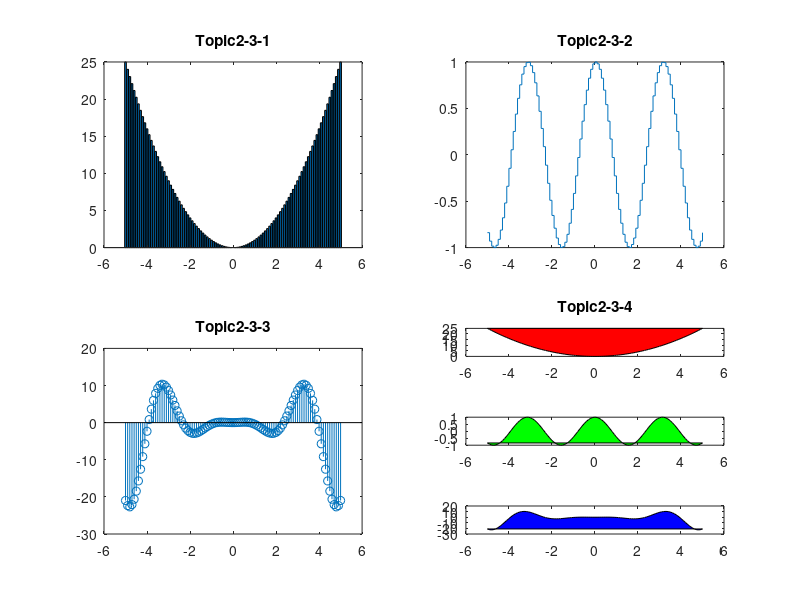

Source code (MATLAB):
function []=Topic_2()
subplot(1,1,1);
x=-5:0.1:5;
y1=x.^2;
y2=cos(2*x);
y3=y1.*y2;
plot(x,y1,x,y2,x,y3);
title('Topic2-1');
legend('y1','y2','y3');
pause;
subplot(3,1,1);
plot(x,y1);
title('Topic2-2-1');
legend('y1');
subplot(3,1,2);
plot(x,y2);
title('Topic2-2-2');
legend('y2');
subplot(3,1,3);
plot(x,y3);
title('Topic2-2-3');
legend('y3');
pause;
subplot(2,2,1);
bar(x,y1);
title('Topic2-3-1');
subplot(2,2,2);
stairs(x,y2);
title('Topic2-3-2');
subplot(2,2,3);
stem(x,y3);
title('Topic2-3-3');
subplot(6,2,8);
fill(x,y1,'r');
title('Topic2-3-4');
subplot(6,2,10);
fill(x,y2,'g');
subplot(6,2,12);
fill(x,y3,'b');
end